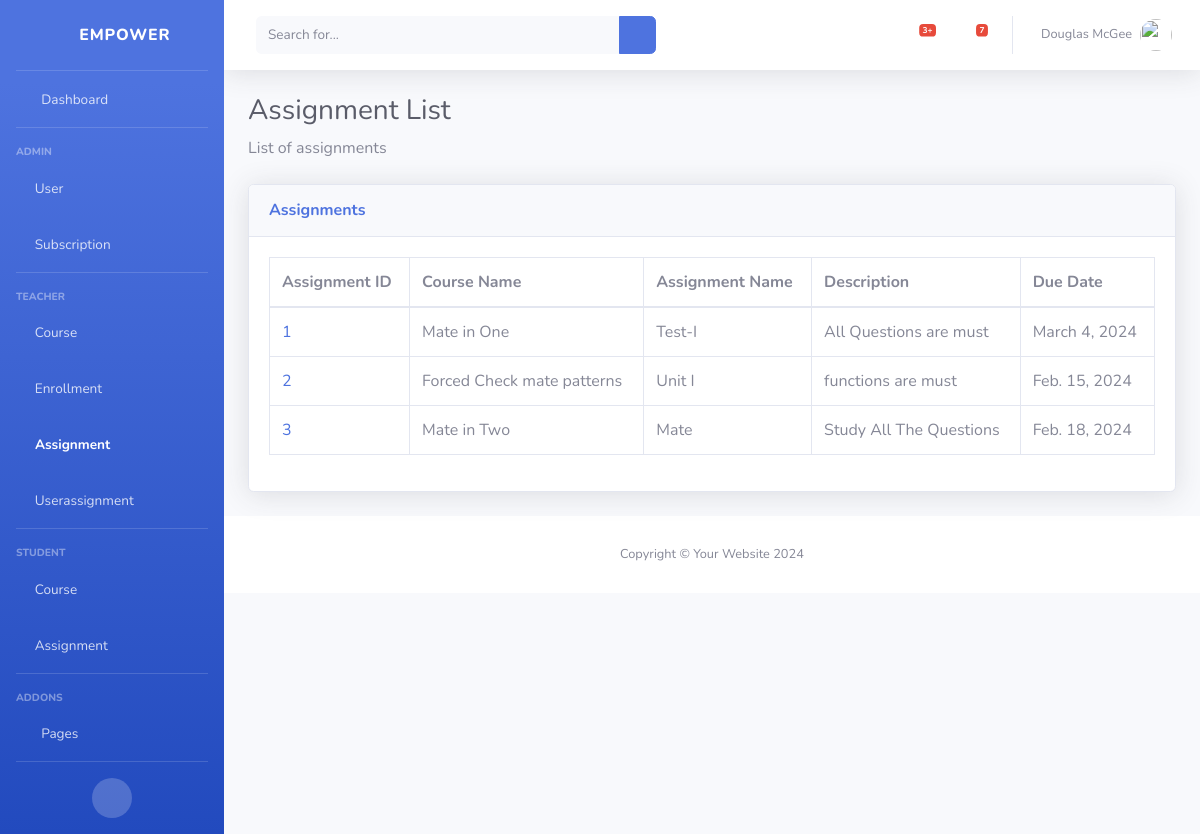
The page /assignments/ on the database as committed earlier.
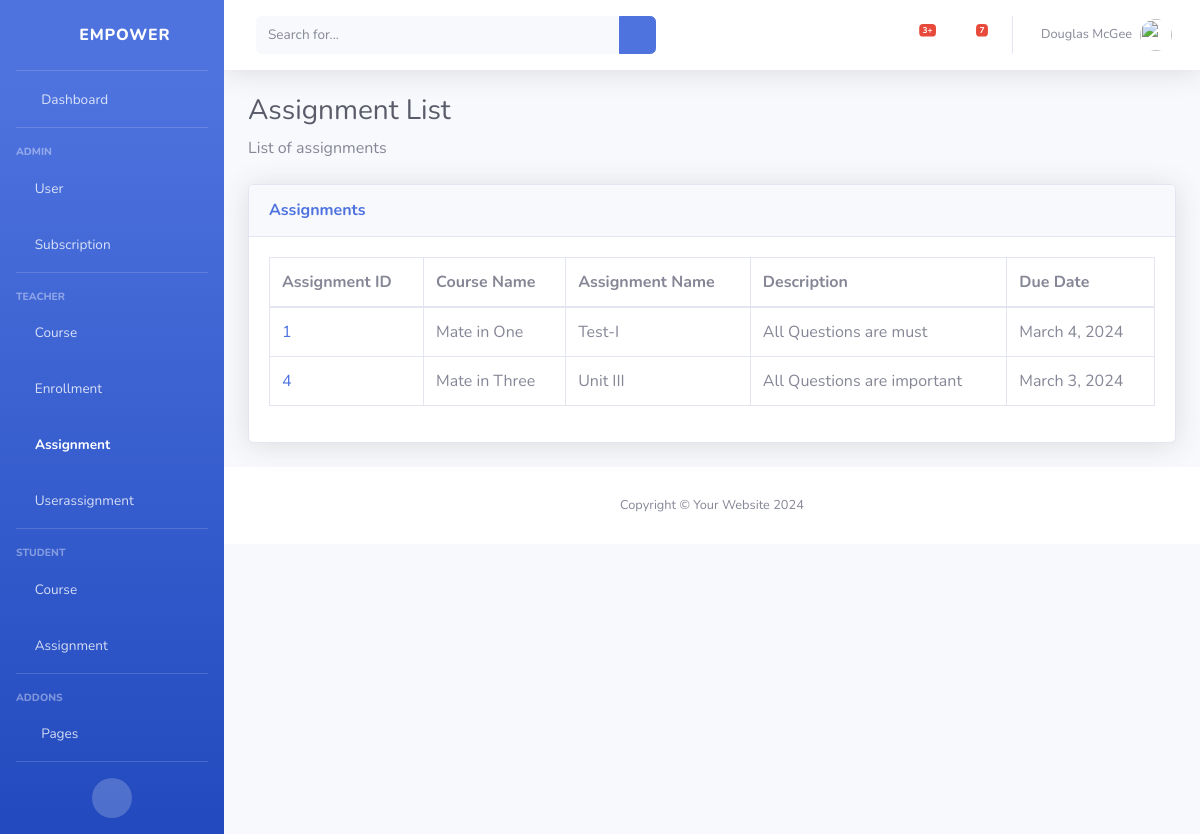
The same page on the database as committed later.
### classRoom/models.py (models this page shows)
class Assignment(models.Model):
    id = models.AutoField(primary_key=True)
    course = models.ForeignKey(Course, on_delete=models.CASCADE)
    assignment_name = models.CharField(max_length=100)
    description = models.TextField()
    due_date = models.DateField()

class Course(models.Model):
    id = models.AutoField(primary_key=True)
    course_name = models.CharField(max_length=100)
    course_description = models.TextField()

### classRoom/views.py (the view)
# urls.py: path('assignments/', view_assignments, name='view_assignments'),
def view_assignments(request):
    assignments = Assignment.objects.all()
    return render(request, 'view_assignments.html', {'assignments': assignments})

### classRoom/templates/view_assignments.html
{% extends 'base.html' %}
{% block content %}
<h1 class="h3 mb-2 text-gray-800">Assignment List</h1>
<p class="mb-4">List of assignments</p>
<div class="card shadow mb-4">
    <div class="card-header py-3">
        <h6 class="m-0 font-weight-bold text-primary">Assignments</h6>
    </div>
    <div class="card-body">
        <div class="table-responsive">
            <table class="table table-bordered" id="dataTable" width="100%" cellspacing="0">
                <thead>
                    <tr>
                        <th>Assignment ID</th>
                        <th>Course Name</th>
                        <th>Assignment Name</th>
                        <th>Description</th>
                        <th>Due Date</th>
                    </tr>
                </thead>
                <tbody>
                    {% for assignment in assignments %}
                        <tr>
                            <td><a href="{% url 'view_assignment' assignment.id %}">{{ assignment.id }}</a></td>
                            <td>{{ assignment.course.course_name }}</td>
                            <td>{{ assignment.assignment_name }}</td>
                            <td>{{ assignment.description }}</td>
                            <td>{{ assignment.due_date }}</td>
                        </tr>
                    {% endfor %}
                </tbody>
            </table>
        </div>
    </div>
</div>
{% endblock %}

### classRoom/templates/base.html (shortened to what this page needs)
{% load static %}
<!DOCTYPE html>
<html lang="en">
<head>
    <link rel="stylesheet" href="{% static 'vendor/fontawesome-free/css/all.min.css' %}" type="text/css">
    <link rel="stylesheet" href="{% static 'css/sb-admin-2.min.css' %}">
</head>
<body id="page-top">
    <div id="wrapper">
        <ul class="navbar-nav bg-gradient-primary sidebar sidebar-dark accordion" id="accordionSidebar">
            <a class="sidebar-brand d-flex align-items-center justify-content-center" href="{% url 'index' %}">
                <div class="sidebar-brand-icon rotate-n-15">
                    <i class="fas fa-chess-knight"></i>
                </div>
                <div class="sidebar-brand-text mx-3">Empower</div>
            </a>
            <hr class="sidebar-divider my-0">
            <li class="nav-item">
                <a class="nav-link" href="{% url 'index' %}">
                    <i class="fas fa-fw fa-tachometer-alt"></i>
                    <span>Dashboard</span></a>
            </li>
            <hr class="sidebar-divider">
            <div class="sidebar-heading">
                Admin
            </div>
            <li class="nav-item">
                <a class="nav-link" href="{% url 'view_users' %}" >
                    <i class="fas fa-user-shield"></i>
                    <span>User</span>
                </a>
            </li>
            <li class="nav-item">
                <a class="nav-link" href="{% url 'view_subscriptions' %}" >
                    <i class="fas fa-user-shield"></i>
                    <span>Subscription</span>
                </a>
            </li>
            <hr class="sidebar-divider">
            <div class="sidebar-heading">
                Teacher
            </div>
            <li class="nav-item">
                <a class="nav-link" href="{% url 'view_courses' %}" >
                    <i class="fas fa-chalkboard-teacher"></i>
                    <span>Course</span>
                </a>
            </li>
            <li class="nav-item">
                <a class="nav-link" href="{% url 'view_enrollments' %}" >
                    <i class="fas fa-chalkboard-teacher"></i>
                    <span>Enrollment</span>
                </a>
            </li>
            <li class="nav-item">
                <a class="nav-link" href="{% url 'view_assignments' %}" >
                    <i class="fas fa-chalkboard-teacher"></i>
                    <span>Assignment</span>
                </a>
            </li>
            <li class="nav-item">
                <a class="nav-link" href="{% url 'view_userassignments' %}" >
                    <i class="fas fa-chalkboard-teacher"></i>
                    <span>Userassignment</span>
                </a>
            </li>
            <hr class="sidebar-divider">
            <div class="sidebar-heading">
                Student
            </div>
            <li class="nav-item">
                <a class="nav-link" href="{% url 'view_courses' %}" >
                    <i class="fas fa-user-graduate"></i>
                    <span>Course</span>
                </a>
                <a class="nav-link" href="{% url 'view_assignments' %}" >
                    <i class="fas fa-user-graduate"></i>
                    <span>Assignment</span>
                </a>
            </li>
            <hr class="sidebar-divider">
            <div class="sidebar-heading">
                Addons
            </div>
            <li class="nav-item">
                <a class="nav-link collapsed" href="#" data-toggle="collapse" data-target="#collapsePages"
                    aria-expanded="true" aria-controls="collapsePages">
                    <i class="fas fa-fw fa-folder"></i>
                    <span>Pages</span>
                </a>
            </li>
            <hr class="sidebar-divider d-none d-md-block">
            <div class="text-center d-none d-md-inline">
                <button class="rounded-circle border-0" id="sidebarToggle"></button>
            </div>
        </ul>
        <div id="content-wrapper" class="d-flex flex-column">
            <nav class="navbar navbar-expand navbar-light bg-white topbar mb-4 static-top shadow">
                <form
                    class="d-none d-sm-inline-block form-inline mr-auto ml-md-3 my-2 my-md-0 mw-100 navbar-search">
                    <div class="input-group">
                        <input type="text" class="form-control bg-light border-0 small" placeholder="Search for..."
                            aria-label="Search" aria-describedby="basic-addon2">
                        <div class="input-group-append">
                            <button class="btn btn-primary" type="button">
                                <i class="fas fa-search fa-sm"></i>
                            </button>
                        </div>
                    </div>
                </form>
                <ul class="navbar-nav ml-auto">
                    <li class="nav-item dropdown no-arrow mx-1">
                        <a class="nav-link dropdown-toggle" href="#" id="alertsDropdown" role="button"
                            data-toggle="dropdown" aria-haspopup="true" aria-expanded="false">
                            <i class="fas fa-bell fa-fw"></i>
                            <span class="badge badge-danger badge-counter">3+</span>
                        </a>
                    </li>
                    <li class="nav-item dropdown no-arrow mx-1">
                        <a class="nav-link dropdown-toggle" href="#" id="messagesDropdown" role="button"
                            data-toggle="dropdown" aria-haspopup="true" aria-expanded="false">
                            <i class="fas fa-envelope fa-fw"></i>
                            <span class="badge badge-danger badge-counter">7</span>
                        </a>
                    </li>
                    <li class="nav-item dropdown no-arrow">
                        <a class="nav-link dropdown-toggle" href="#" id="userDropdown" role="button"
                            data-toggle="dropdown" aria-haspopup="true" aria-expanded="false">
                            <span class="mr-2 d-none d-lg-inline text-gray-600 small">Douglas McGee</span>
                            <img class="img-profile rounded-circle" src="{% static 'img/undraw_profile.svg' %}">
                        </a>
                    </li>
                </ul>
            </nav>
            <div class="container-fluid">
                {% block content %}
                {% endblock %}
            </div>
            <footer class="sticky-footer bg-white">
                <div class="container my-auto">
                    <div class="copyright text-center my-auto">
                        <span>Copyright &copy; Your Website 2024</span>
                    </div>
                </div>
            </footer>
        </div>
    </div>
</body>
</html>

Rows that differ between the two databases and show on the page:
removed Assignment: id "2", course.course_name "Forced Check mate patterns", assignment_name "Unit I", description "functions are must", due_date "Feb. 15, 2024"
removed Assignment: id "3", course.course_name "Mate in Two", assignment_name "Mate", description "Study All The Questions", due_date "Feb. 18, 2024"
added Assignment: id "4", course.course_name "Mate in Three", assignment_name "Unit III", description "All Questions are important", due_date "March 3, 2024"
